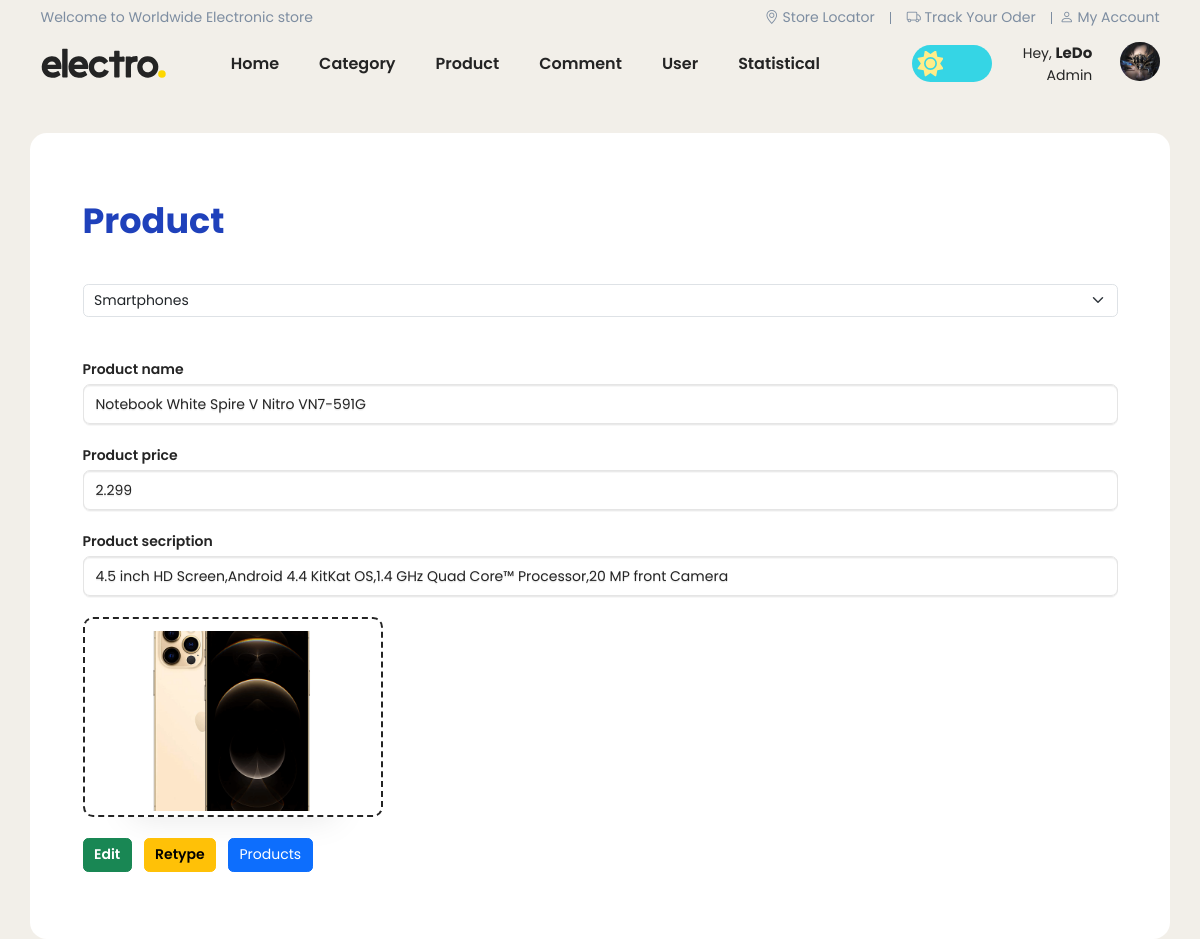
Page /admin/index.php?act=product-edit&product_id=1 (signed in) on the committed database.
### tables this page shows
CREATE TABLE `client` (
  `client_id` int(11) NOT NULL,
  `user_name` varchar(20) NOT NULL,
  `password` varchar(50) NOT NULL,
  `client_status` int(11) DEFAULT 0,
  `client_img` varchar(50) DEFAULT NULL,
  `client_email` varchar(50) NOT NULL,
  `client_role` int(11) NOT NULL DEFAULT 0
);

CREATE TABLE `product` (
  `product_id` int(11) NOT NULL,
  `product_name` varchar(50) NOT NULL,
  `product_price` float NOT NULL,
  `product_discount` float DEFAULT NULL,
  `product_image` varchar(50) NOT NULL,
  `product_description` varchar(200) NOT NULL,
  `product_status` int(11) NOT NULL DEFAULT 0,
  `product_view` int(11) NOT NULL DEFAULT 0,
  `category_id` int(11) NOT NULL
);

CREATE TABLE `category` (
  `category_id` int(11) NOT NULL,
  `category_name` varchar(50) NOT NULL,
  `category_img` varchar(25) NOT NULL
);

### model/pdo.php (called while the page is built, shortened)
<?php
function pdo_get_connection(){
    $servername = "localhost";
    $username = "root";
    $password = "";
    try {
        $conn = new PDO("mysql:host=$servername;dbname=electro_shop", $username, $password);
        $conn->setAttribute(PDO::ATTR_ERRMODE, PDO::ERRMODE_EXCEPTION);
        return $conn;
    } catch(PDOException $e) {
        echo "Connection failed: " . $e->getMessage();
    }
}
function pdo_query($sql){
    $sql_args=array_slice(func_get_args(),1);
    try{
        $conn=pdo_get_connection();
        $stmt=$conn->prepare($sql);
        $stmt->execute($sql_args);
        $rows=$stmt->fetchAll();
        return $rows;
    }
    catch(PDOException $e){
        throw $e;
    }
    finally{
        unset($conn);
    }
}
function pdo_query_one($sql){
    $sql_args=array_slice(func_get_args(),1);
    try{
        $conn=pdo_get_connection();
        $stmt=$conn->prepare($sql);
        $stmt->execute($sql_args);
        $row=$stmt->fetch(PDO::FETCH_ASSOC);
        return $row;
    }
    catch(PDOException $e){
        throw $e;
    }
    finally{
        unset($conn);
    }
}
?>

### model/client.php (called while the page is built, shortened)
<?php
function loadall_client($user_name = '',$client_email='' , $client_role = false)
{
    $sql = "select * from client where 1";
    if ($client_email != '') {
        $sql .= " and client_email = '" . $client_email . "'";
    }
    $sql .= " order by client_id asc";
    $listClients = pdo_query($sql);
    return $listClients;
}
?>

### global.php (called while the page is built, shortened)
<?php
$img_path_admin = '../view/asset/image/';
?>

### model/category.php (called while the page is built, shortened)
<?php
function loadall_category($name = '')
{
    $sql = "select * from category where 1";
    $sql .= " order by category_id asc";
    $listCategories = pdo_query($sql);
    return $listCategories;
}

### model/product.php (called while the page is built, shortened)
<?php
function loadone_product($product_id)
{
    $sql = "select * from product where product_id = $product_id";
    $result = pdo_query_one($sql);
    return $result;
}

### admin/products/edit.php (the view, shortened to what this page needs)
<div class="container product-form mb-5">
    <div class="h1 m-5 title">Product</div>
    <form action="index.php?act=product-update" method="post" enctype="multipart/form-data" id="form-product" class="m-5">
        <select class="form-select mb-5" aria-label="Default select example" name="category_id">
            <?php
                foreach ($listCategories as $key => $category) {
                    extract($category);
                    echo '
                        <option '.($product['category_id'] == $category_id ? 'selected' : '').' value="'.$category_id.'">'.$category_name.'</option>
                    ';
                }
            ?>
        </select>
        <div class="form-group">
            <label for="product-name">Product name</label>
            <input type="text" rules="required" name="product-name" id="product-name" value="<?=$product['product_name']?>"/>
            <span class="form-message"></span>
        </div>
        <div class="form-group">
            <label for="product-price">Product price</label>
            <input type="text" rules="required" name="product-price" id="product-price" value="<?=$product['product_price']?>"/>
            <span class="form-message"></span>
        </div>
        <div class="form-group">
            <label for="product-description">Product secription</label>
            <input type="text" rules="required" name="product-description" id="product-description" value="<?=$product['product_description']?>"/>
            <span class="form-message"></span>
        </div>
        <div class="form-group">
            <label class="custum-file-upload" for="file">
                <div class="img-upload"><img src="<?=$img_path_admin.$product['product_image']?>"></div>
            </label>
            <span class="form-message"></span>
        </div>
        <input class="btn btn-success" type="submit" name="submit" value="Edit" />
        <input type="button" class="btn btn-warning btn-retype" value="Retype">
        <a href="index.php?act=products-list" class="btn btn-primary">Products</a>
    </form>
</div>
</div>

### admin/header.php (shortened to what this page needs)
<!DOCTYPE html>
<html lang="en">
  <head>
    <link rel="stylesheet" href="../view/asset/css/style.css" />
    <link
      href="https://cdn.jsdelivr.net/npm/bootstrap@5.3.2/dist/css/bootstrap.min.css"
      rel="stylesheet"
    />
    <link
      rel="stylesheet"
      href="https://cdn.jsdelivr.net/npm/bootstrap-icons@1.11.0/font/bootstrap-icons.css"
    />
  </head>
  <body>
    <div id="wapper">
      <header>
        <div class="container">
          <div class="header-top d-flex justify-content-between">
            <ul class="nav pt-2 pb-2 menu-top-bar-left">
              <li><a href="#">Welcome to Worldwide Electronic store</a></li>
            </ul>
            <ul class="nav pt-2 pb-2 menu-top-bar-right">
              <li>
                <a href="#"><i class="bi bi-geo-alt"></i> Store Locator</a>
              </li>
              <li>
                <a href="#"><i class="bi bi-truck"></i> Track Your Oder</a>
              </li>
              <li>
                <a href="#"><i class="bi bi-person"></i> My Account</a>
              </li>
            </ul>
          </div>
          <div class="header-bottom pt-2 pb-2">
            <div class="row align-items-center">
              <div class="col-auto logo">
              </div>
              <ul
                class="col nav justify-content-center align-items-center menu-main"
              >
                <li><a href="index.php">Home</a></li>
                <li><a href="index.php?act=categories-list">Category</a></li>
                <li><a href="index.php?act=products-list">Product</a></li>
                <li><a href="index.php?act=comments-list">Comment</a></li>
                <li><a href="index.php?act=clients-list">User</a></li>
                <li><a href="index.php?act=statistical-list">Statistical</a></li>
              </ul>
              <div class="col-1 btn-toggle-dark-mode">
                <label class="switch-name">
                  <div class="back"></div>
                </label>
              </div>
              <?php
                if (isset($client) && ($client)) {
                  $profile_photo = $client[0]['client_img'] ? '<img src="' . $img_path_admin . $client[0]['client_img'] . '">' :
                    '<ion-icon name="person-circle-outline"></ion-icon>';
                  echo '
                        <div class="overlay"></div>
                        <div class="col-auto profile">
                          <div class="info">
                            <p class="m-0">Hey, <b>' . $client[0]['user_name'] . '</b></p>
                            <div class="text-role">Admin</div>
                          </div>
                          <div class="profile-photo">
                            ' . $profile_photo . '
                          </div>
                          <ul class="profile-navbar toTop">
                            <li><a href="#">Your profile</a></li>
                            <li><a href="index.php?act=logout"><ion-icon name="log-out-outline"></ion-icon> Logout</a></li>
                          </ul>
                        </div>
                      ';
                }
              ?>
            </div>
          </div>
        </div>
      </header>

### view/asset/css/style.css (style rules this page uses)
:root { --color-primary: #6c9bcf; --color-danger: #ff0060; --color-success: #33ddb3; --color-warning: #f7d060; --color-white: #ffffff; --color-info-dark: #7d8da1; --color-dark: #242424; --color-light: #eaeaea; --color-light-2: #eaeaea; --color-dark-variant: #677483; --color-background: #f2efe9; --color-title: #fed700; --color-title-2: #1f41bb; --color-linear: #fa709a, #fee140; --card-border-radius: 2rem; --border-radius-1: 0.4rem; --border-radius-2: 1.2rem; --card-padding: 1.8rem; --padding-1: 1.2rem; --box-shadow: 0 2rem 3rem var(--color-light-2); }
* { padding: 0; margin: 0; box-sizing: border-box; font-family: "Poppins", sans-serif; }
a { text-decoration: none !important; }
html { font-size: 14px; }
body { width: 100%; height: 100vh; background-color: var(--color-background) !important; transition: 0.5s linear; }
header .menu-top-bar-right li:not(li:last-child) { position: relative; padding: 0 16px; }
header .menu-top-bar-right li:last-child { padding-left: 8px; }
header .menu-top-bar-right li:not(li:last-child)::before { position: absolute; right: 0; top: 25%; content: ""; width: 1px; height: 12px; background-color: var(--color-info-dark); }
header .header-top a { text-decoration: none; color: var(--color-info-dark); }
header .header-bottom svg { max-width: 125px; cursor: pointer; }
header .menu-main a { margin: 0 20px; text-decoration: none; color: var(--color-dark); font-size: 16px; font-weight: 600; transition: 0.2s linear; }
header .switch-name { --dark-sky: #5050e5; --moon: #ffd365; --light-sky: #35d5e5; --sun: #ffed89; display: inline-block; position: relative; border-radius: 5em; cursor: pointer; width: 80px; height: 37px; overflow: hidden; transition: all 0.5s; align-items: center; }
header .switch-name .back { background-color: var(--light-sky); position: absolute; width: 100%; height: 100%; left: 0; top: 0; transition: 0.5s ease-in-out; }
header .switch-name .sun { position: absolute; left: 0; top: 0; height: 100%; padding: 0.4em; fill: var(--sun); transition: 0.5s; }
header .btn-toggle-dark-mode { height: 37px; margin: 0 16px; }
header .header-bottom .profile { position: relative; display: flex; gap: 2rem; text-align: right; }
header .header-bottom .profile .info { font-size: 14px; color: var(--color-dark); }
header .header-bottom .profile .info b { font-size: 15px; }
header .header-bottom .profile-photo { width: 2.8rem; height: 2.8rem; border-radius: 50%; overflow: hidden; cursor: pointer; }
header .header-bottom .profile-photo img { width: 100%; object-fit: cover; object-position: center; }
.title { width: 100%; margin: 0; font-size: 1.25rem; font-weight: 700; color: #212121; }
.custum-file-upload { height: 200px; width: 300px; display: flex; flex-direction: column; align-items: space-between; gap: 20px; cursor: pointer; align-items: center; justify-content: center; border: 2px dashed var(--color-dark); background-color: transparent; padding: 12px; border-radius: 10px; box-shadow: 0px 48px 35px -48px rgba(0, 0, 0, 0.1); }
.custum-file-upload .img-upload { width: 100%; height: 100%; overflow: hidden; }
.custum-file-upload .img-upload img { width: 100%; height: 100%; object-fit: cover; object-position: center; }
.product-form, .category-form { margin: 40px 0; background-color: var(--color-white); border-radius: var(--border-radius-2); padding: var(--card-padding); }
.product-form .title, .category-form .title { font-weight: bold; color: var(--color-title-2); }
.form-group { display: flex; flex-direction: column; }
.product-form .form-group label, .category-form .form-group label { color: var(--color-dark); font-weight: 550; padding-bottom: 4px; }
.product-form .form-group input, .category-form .form-group input { width: auto; height: 40px; padding: 0 0 0 12px; border-radius: 7px; outline: none; color: var(--color-dark); border: 1px solid #e5e5e5; filter: drop-shadow(0px 1px 0px var(--color-light-2)) drop-shadow(0px 1px 0.5px rgba(239, 239, 239, 0.5)); transition: all 0.3s cubic-bezier(0.15, 0.83, 0.66, 1); background-color: transparent; }
.form-group span { min-height: 21px; }
.product-form input.btn, .category-form input.btn { font-size: 14px; font-weight: 550; margin-right: 8px; }

### rows in the picture
client: user_name "LeDo", client_img (picture)
product: category_id "Smartphones", product-name "Notebook White Spire V Nitro VN7-591G", product-price "2.299", product-description "4.5 inch HD Screen,Android 4.4 KitKat OS,1.4 GHz Quad Core™ Processor,20 MP front Camera", product_image (picture)
